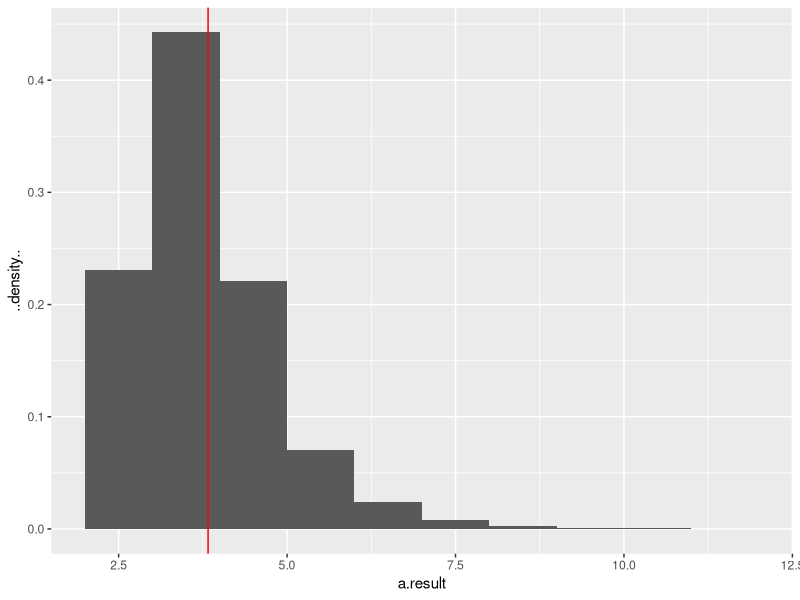

The R source for this figure:
## ---- chunk 1
library(ggplot2)
## ---- chunk 2
y.a <- c(12,9,12,14,13,13,15,8,15,6) 
y.b <- c(11,11,10,9,9,8,7,10,6,8,8,9,7)

a.a <- 120
b.a <- 10

a.b <- 12
b.b <- 1

a.post.a =  a.a + sum(y.a) 
b.post.a = b.a + length(y.a)


set.seed(1)
s = 50000

pred.a =  matrix(nrow = s, ncol = length(y.a))

theta.samps <- rgamma(s, a.post.a, b.post.a)

for (i in seq_len(ncol(pred.a))) {
pred.a[, i] <- rpois(s, theta.samps)
}

a.result = apply(pred.a, 1, function(x) mean(x)/sd(x))

qplot(a.result, y=..density.., geom="histogram", binwidth = 0.5, breaks = seq(2,12, by = 1)) + geom_vline(xintercept = mean(y.a)/sd(y.a), color = 'red')

